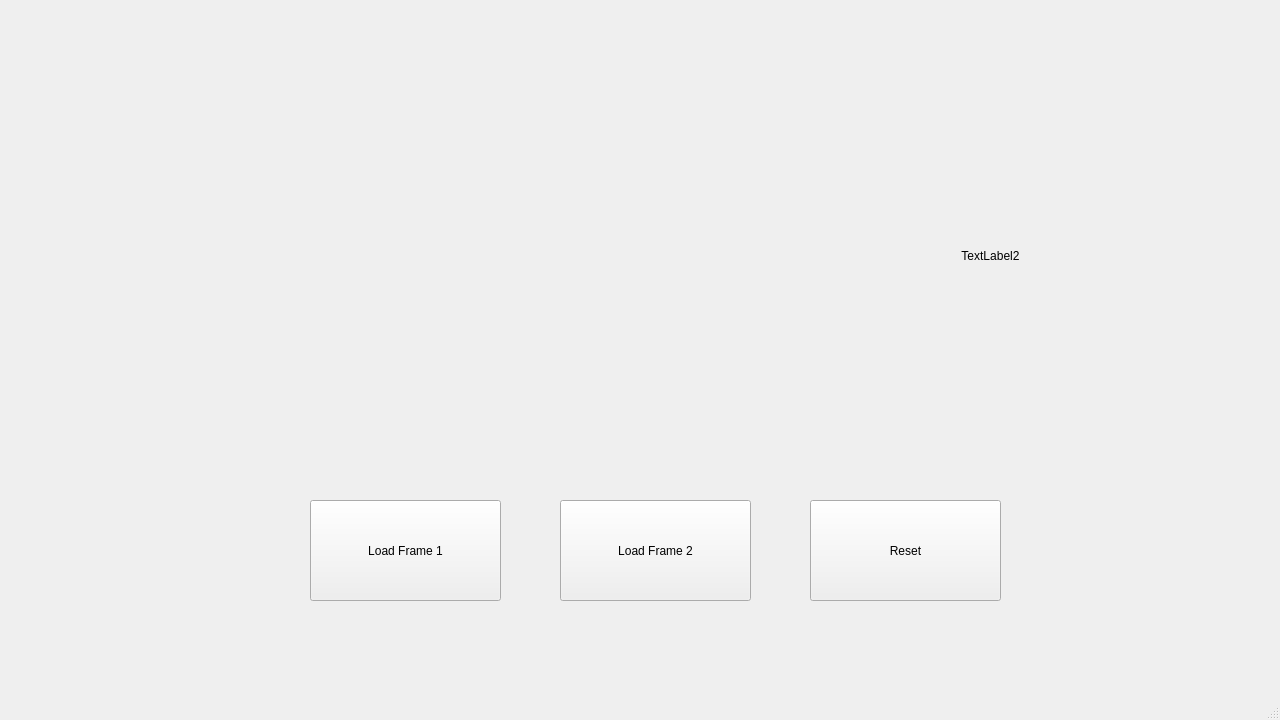
<?xml version="1.0" encoding="UTF-8"?>
<ui version="4.0">
 <class>MainWindow</class>
 <widget class="QMainWindow" name="MainWindow">
  <property name="geometry">
   <rect>
    <x>0</x>
    <y>0</y>
    <width>1280</width>
    <height>720</height>
   </rect>
  </property>
  <property name="minimumSize">
   <size>
    <width>1280</width>
    <height>720</height>
   </size>
  </property>
  <property name="maximumSize">
   <size>
    <width>1280</width>
    <height>720</height>
   </size>
  </property>
  <property name="windowTitle">
   <string>MainWindow</string>
  </property>
  <widget class="QWidget" name="centralwidget">
   <widget class="QLabel" name="image_display">
    <property name="geometry">
     <rect>
      <x>30</x>
      <y>50</y>
      <width>671</width>
      <height>401</height>
     </rect>
    </property>
    <property name="text">
     <string/>
    </property>
    <property name="scaledContents">
     <bool>true</bool>
    </property>
    <property name="alignment">
     <set>Qt::AlignCenter</set>
    </property>
   </widget>
   <widget class="QLabel" name="image_display_2">
    <property name="geometry">
     <rect>
      <x>730</x>
      <y>60</y>
      <width>521</width>
      <height>391</height>
     </rect>
    </property>
    <property name="text">
     <string>TextLabel2</string>
    </property>
    <property name="scaledContents">
     <bool>true</bool>
    </property>
    <property name="alignment">
     <set>Qt::AlignCenter</set>
    </property>
   </widget>
   <widget class="QPushButton" name="load_1">
    <property name="geometry">
     <rect>
      <x>310</x>
      <y>500</y>
      <width>191</width>
      <height>101</height>
     </rect>
    </property>
    <property name="text">
     <string>Load Frame 1</string>
    </property>
   </widget>
   <widget class="QPushButton" name="reset_b">
    <property name="geometry">
     <rect>
      <x>810</x>
      <y>500</y>
      <width>191</width>
      <height>101</height>
     </rect>
    </property>
    <property name="text">
     <string>Reset</string>
    </property>
   </widget>
   <widget class="QPushButton" name="load_2">
    <property name="geometry">
     <rect>
      <x>560</x>
      <y>500</y>
      <width>191</width>
      <height>101</height>
     </rect>
    </property>
    <property name="text">
     <string>Load Frame 2</string>
    </property>
   </widget>
  </widget>
  <widget class="QMenuBar" name="menubar">
   <property name="geometry">
    <rect>
     <x>0</x>
     <y>0</y>
     <width>1280</width>
     <height>21</height>
    </rect>
   </property>
  </widget>
  <widget class="QStatusBar" name="statusbar"/>
 </widget>
 <resources/>
 <connections/>
</ui>
